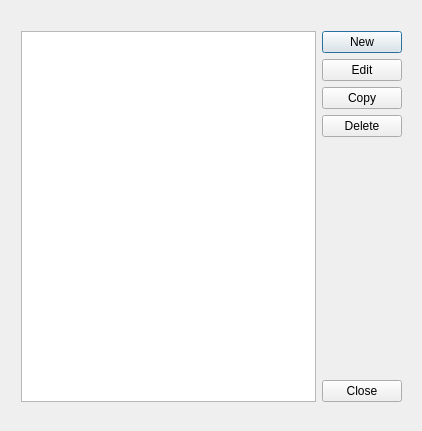
<?xml version="1.0" encoding="UTF-8"?>
<ui version="4.0">
 <class>AbstractEditItemsDialog</class>
 <widget class="QDialog" name="AbstractEditItemsDialog">
  <property name="geometry">
   <rect>
    <x>0</x>
    <y>0</y>
    <width>422</width>
    <height>431</height>
   </rect>
  </property>
  <property name="windowTitle">
   <string>Dialog</string>
  </property>
  <widget class="QWidget" name="">
   <property name="geometry">
    <rect>
     <x>21</x>
     <y>31</y>
     <width>381</width>
     <height>371</height>
    </rect>
   </property>
   <layout class="QGridLayout" name="gridLayout">
    <item row="0" column="0" rowspan="6">
     <widget class="QListView" name="listView"/>
    </item>
    <item row="0" column="1">
     <widget class="QPushButton" name="newButton">
      <property name="text">
       <string>New</string>
      </property>
     </widget>
    </item>
    <item row="1" column="1">
     <widget class="QPushButton" name="editButton">
      <property name="text">
       <string>Edit</string>
      </property>
     </widget>
    </item>
    <item row="2" column="1">
     <widget class="QPushButton" name="copyButton">
      <property name="text">
       <string>Copy</string>
      </property>
     </widget>
    </item>
    <item row="3" column="1">
     <widget class="QPushButton" name="deleteButton">
      <property name="text">
       <string>Delete</string>
      </property>
     </widget>
    </item>
    <item row="4" column="1">
     <spacer name="verticalSpacer">
      <property name="orientation">
       <enum>Qt::Vertical</enum>
      </property>
      <property name="sizeHint" stdset="0">
       <size>
        <width>20</width>
        <height>40</height>
       </size>
      </property>
     </spacer>
    </item>
    <item row="5" column="1">
     <widget class="QPushButton" name="closeButton">
      <property name="text">
       <string>Close</string>
      </property>
     </widget>
    </item>
   </layout>
  </widget>
  <zorder>newButton</zorder>
  <zorder>editButton</zorder>
  <zorder>copyButton</zorder>
  <zorder>deleteButton</zorder>
  <zorder>verticalSpacer</zorder>
  <zorder>listView</zorder>
  <zorder>closeButton</zorder>
  <zorder>closeButton</zorder>
 </widget>
 <resources/>
 <connections>
  <connection>
   <sender>closeButton</sender>
   <signal>clicked()</signal>
   <receiver>AbstractEditItemsDialog</receiver>
   <slot>accept()</slot>
   <hints>
    <hint type="sourcelabel">
     <x>370</x>
     <y>393</y>
    </hint>
    <hint type="destinationlabel">
     <x>406</x>
     <y>340</y>
    </hint>
   </hints>
  </connection>
 </connections>
</ui>
